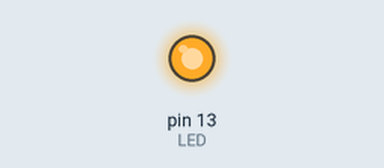
The sketch below on a simulated Arduino Uno, built with avr-gcc and run on an emulated ATmega328P. On the bench: output pins drawn as LEDs (lit = HIGH).

Above: at 1.0 s.
At 5.5 s:
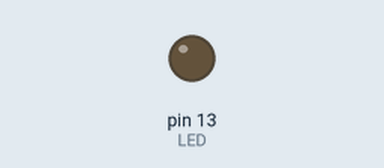
Timing chart, 0 to 6.9 s (numbered marks = the images above):
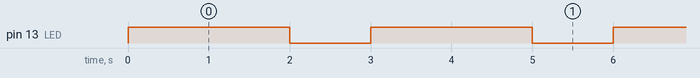

The sketch:

led_basico.ino
```cpp
/*
  ------------------------------------------------------------
  Atividade: Pisca-LED Sem Delay
  @author Ana Caroline Pedrosa e Silva
  @version 1.0 22/04/2025

  Descrição: Sketch para fazer um LED piscar a cada segundo como uso de delay().

  Funcionalidades:
    1. Pisca LED a cada 1s
    2. Usa delay() controle bloqueante
  ------------------------------------------------------------
*/

#define LED 13

void setup() {
  pinMode(LED, OUTPUT);
}

void loop() {
  digitalWrite(LED, HIGH);
  delay(2000);
  digitalWrite(LED, LOW);
  delay(1000);
}
```

Measured:
- by itself, pin 13 (LED): alternates HIGH for 2.0 s and LOW for 1.0 s
